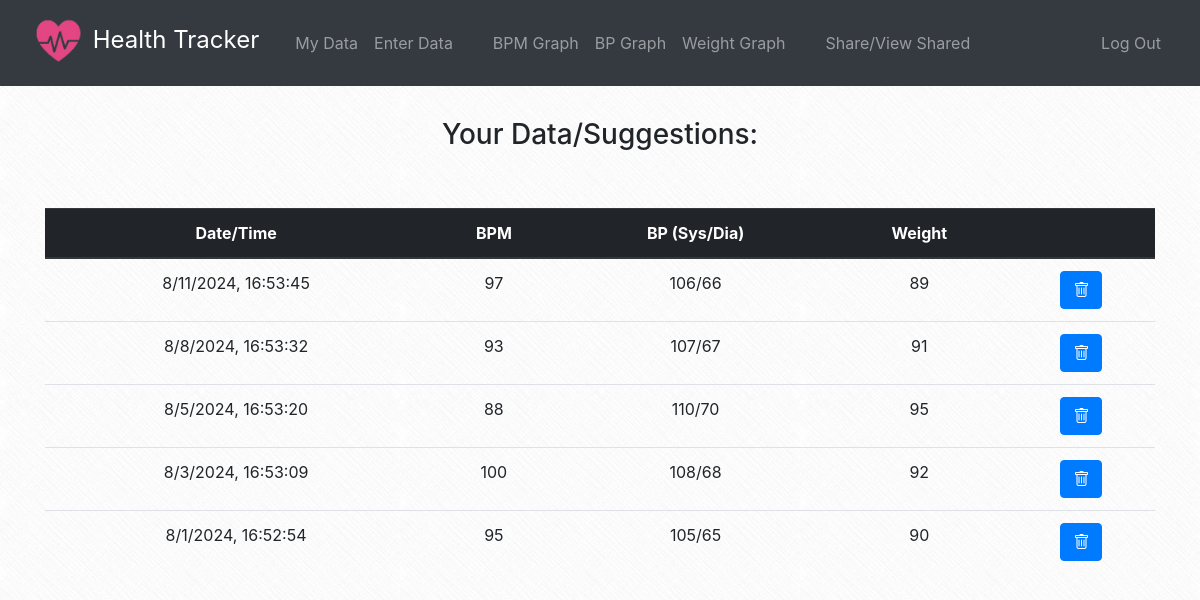
/ (signed in), run on the app's committed database.
### tables this page shows
CREATE TABLE records(id INTEGER PRIMARY KEY AUTOINCREMENT NOT NULL, bpm INTEGER, sys INTEGER, dia INTEGER, weight INTEGER, user_id INTEGER NOT NULL, year INTEGER NOT NULL, month INTEGER NOT NULL, day INTEGER NOT NULL, time TIME NOT NULL, FOREIGN KEY(user_id) REFERENCES users(id));

### app.py (the view)
@app.route('/')
@login_required
def index():
    session["shared_view_id"] = None
    session["shared_view_username"] = None
    conn = sqlite3.connect('health-tracker.db')
    cur = conn.cursor()
    cur.execute('''SELECT year, month, day, time, bpm, sys, dia, weight, id FROM records WHERE user_id = ?
                     ORDER BY year DESC, month DESC, day DESC, time DESC''', (session["user_id"],))
    rows = cur.fetchall()
    cur.execute('''SELECT dob_year, dob_month, dob_day FROM users WHERE id = ?''', (session["user_id"],))
    dob = cur.fetchone()
    dob_year = dob[0]
    dob_month = dob[1]
    dob_day = dob[2]
    cur.close()
    conn.close()
    age = calculate_age(dob_year, dob_month, dob_day)
    suggestions = get_suggestions(age, session["user_id"])
    return render_template("index.html", rows=rows, suggestions=suggestions)

### app.py (called while the page is built)
@app.after_request
def after_request(response):
    response.headers["Cache-Control"] = "no-cache, no-store, must-revalidate"
    response.headers["Expires"] = 0
    response.headers["Pragma"] = "no-cache"
    return response

### helpers.py (called while the page is built)
def calculate_age(dob_year, dob_month, dob_day):
    today = datetime.today()
    age = today.year - dob_year
    if today.month < dob_month:
        age -= 1
    elif today.month == dob_month:
        if today.day < dob_day:
            age -=1
    return age

def login_required(f):
    @wraps(f)
    def decorated_function(*args, **kwargs):
        if session.get("user_id") is None:
            return redirect("/login")
        return f(*args, **kwargs)
    return decorated_function

### templates/index.html (shortened to what this page needs)
{% extends "layout.html" %}
{% block main %}
<h3>Your Data/Suggestions:</h3>
<br>
<br>
<table class="table">
    <thead class="thead-dark">
        <tr>
            <th scope="column">Date/Time</th>
            <th scope="column">BPM</th>
            <th scope="column">BP (Sys/Dia)</th>
            <th scope="column">Weight</th>
            <th scope="column"></th>
        </tr>
    </thead>
    <tbody>
        {% for row in rows %}
        <tr>
            <td>{{ row[1] }}/{{ row[2] }}/{{ row[0] }}, {{ row[3] }}</td>
            <td>{{ row[4] }}</td>
            <td>{{ row[5] }}/{{ row[6] }}</td>
            <td>{{ row[7] }}</td>
            <td>
                <form action="/delete_entry" method="post">
                    <button class="btn btn-primary bi bi-trash" type="submit"></button>
                </form>
            </td>
        </tr>
    {% endfor %}
    </tbody>
</table>
{% endblock %}

### templates/layout.html (style rules this page uses)
body { background-image: url('/static/images/crossword.png'); background-repeat: repeat; background-attachment: fixed; }

### data on the page
records: month "8", day "11", year "2024", time "16:53:45", bpm "97", sys "106", dia "66", weight "89"
records: month "8", day "8", year "2024", time "16:53:32", bpm "93", sys "107", dia "67", weight "91"
records: month "8", day "5", year "2024", time "16:53:20", bpm "88", sys "110", dia "70", weight "95"
records: month "8", day "3", year "2024", time "16:53:09", bpm "100", sys "108", dia "68", weight "92"
records: month "8", day "1", year "2024", time "16:52:54", bpm "95", sys "105", dia "65", weight "90"
